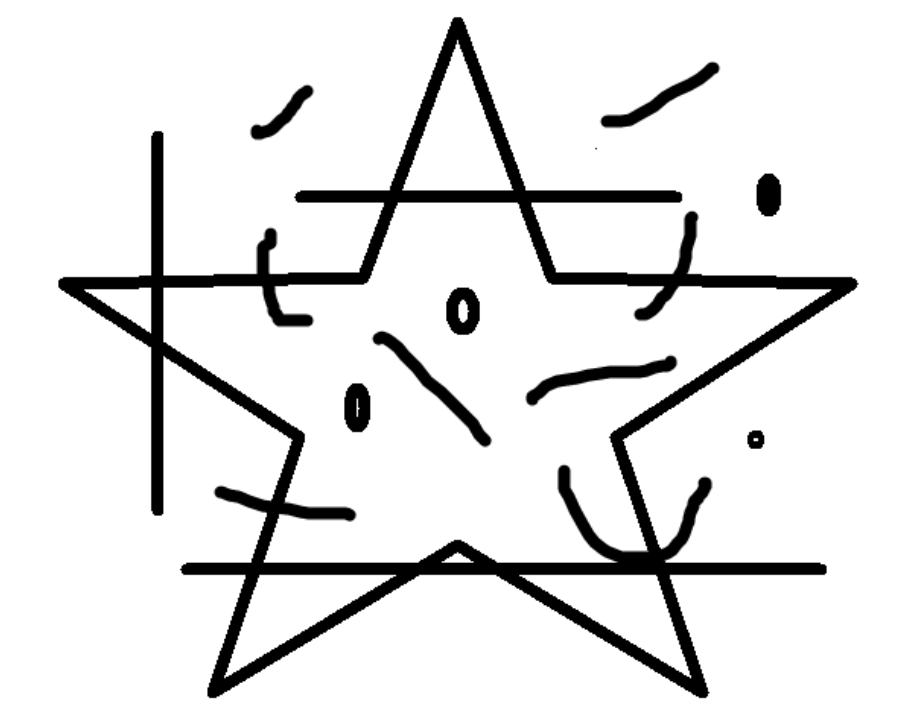
#> input picture src/Ex2/Question3/ex3.png, 897 x 712 px
$ python 3a.py
#> lines starting #> are read from the running program, lines starting #| are printed output that depends on the picture; after the words box and inside, x2 and y2 are one past the last pixel; in counts of white or black regions, pixels touching at a corner belong together
# star_morph_only_with_horizontal_v2.py
# Morphology-only: DIAGONAL + HORIZONTAL edges (2-end gating) + REMOVE inner strokes using largest CC.

import cv2 as cv
import numpy as np
import os

P = dict(
    # Binarize
    blur_k=5,

    # DIAGONAL: line-opening
    angle_step = 3,
    len_ratio = 0.18,        # SE length for diagonal edges
    thick = 3,               # kernel thickness & for redrawing
    diag_min_deg = 15,       # diagonal angle range
    diag_max_deg = 75,

    # Small closing for diagonals
    close_gap = 3,

    # HORIZONTAL: long opening + shape filtering + 2-end gating
    horiz_len_ratio = 0.25,
    min_horiz_len_ratio = 0.22,
    max_horiz_thick_ratio = 0.03,
    anchor_dilate_ratio = 0.02,

    # CC filtering
    keep_only_largest_cc = True,  # << turn on to remove inner strokes
    min_area_ratio = 0.12,        # if you want to keep >1 CC, use ratio based on the largest CC
)

# ---------- helper functions ----------

# Create disk-shaped SE with radius r
def diskSE(r: int) -> np.ndarray:
    r = max(1, int(r))
    return cv.getStructuringElement(cv.MORPH_ELLIPSE, (2*r+1, 2*r+1))

# Create line kernel of length L, thickness t, angle ang_deg (degrees)
def line_kernel(L: int, t: int, ang_deg: float) -> np.ndarray:
    L = max(5, int(L)); t = max(1, int(t))
    k = L + 2*t + 2
    ker = np.zeros((k, k), np.uint8)
    c = k // 2
    rad = np.deg2rad(ang_deg)
    dx, dy = np.cos(rad)*(L/2), np.sin(rad)*(L/2)
    x1, y1 = int(round(c - dx)), int(round(c - dy))
    x2, y2 = int(round(c + dx)), int(round(c + dy))
    cv.line(ker, (x1, y1), (x2, y2), 255, thickness=t)
    return (ker > 0).astype(np.uint8)

# Check if angle a is in range [amin, amax] (degrees), considering both directions
def in_diag(a: float, amin: float, amax: float) -> bool:
    a = abs(a)
    return (amin <= a <= amax) or (amin <= (180 - a) <= amax)

# Find left-right extreme endpoints of CC in the mask
def cc_extreme_endpoints(mask_cc: np.ndarray):
    contours, _ = cv.findContours(mask_cc, cv.RETR_EXTERNAL, cv.CHAIN_APPROX_NONE)
    if not contours: return None, None
    pts = contours[0].reshape(-1, 2)
    iL, iR = np.argmin(pts[:,0]), np.argmax(pts[:,0])
    return tuple(pts[iL]), tuple(pts[iR])

# Keep the largest CC or CCs with area >= ratio compared to the largest CC
def keep_largest_or_by_ratio(mask: np.ndarray, keep_only_largest=True, min_area_ratio=0.1):
    fg = (mask > 0).astype(np.uint8)
    # FIX ERROR 69: Add keyword connectivity=8
    num, labels, stats, _ = cv.connectedComponentsWithStats(fg, connectivity=8)
    if num <= 1: return mask
    areas = stats[1:, cv.CC_STAT_AREA]
    max_area = areas.max()
    out = np.zeros_like(fg)
    for i in range(1, num):
        if keep_only_largest and stats[i, cv.CC_STAT_AREA] != max_area:
            continue
        if not keep_only_largest and stats[i, cv.CC_STAT_AREA] < max_area * min_area_ratio:
            continue
        out[labels == i] = 255
    return out

# ---------- main ----------
def main(img_path: str):
    # Read grayscale image
#> called with img_path = 'src/Ex2/Question3/ex3.png'
    src = cv.imread(img_path, cv.IMREAD_GRAYSCALE)
#> src is the input picture: shape (712, 897); min 0, max 255, mean 228.4
    if src is None:
        print(f"Cannot open image: {img_path}")
        return

    # Pre-processing: blur + Otsu thresholding
    # FIX ERROR 91: Cast blur_k to int
    blur_k = int(P["blur_k"])
    blur = cv.GaussianBlur(src, (blur_k, blur_k), 0.0)
    _, bin_inv = cv.threshold(blur, 0, 255, cv.THRESH_BINARY_INV | cv.THRESH_OTSU)
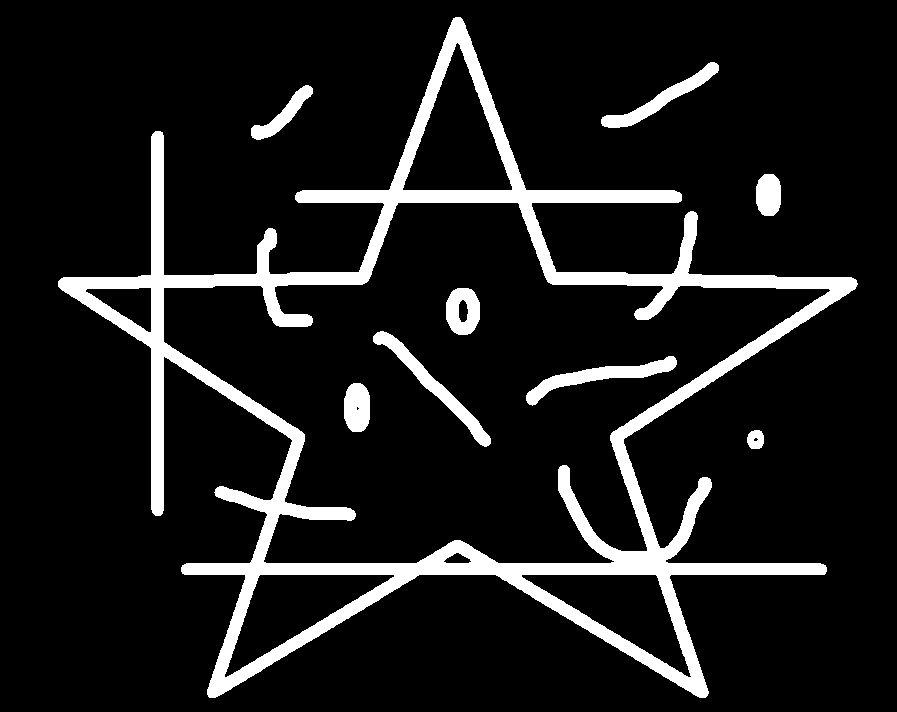
#> bin_inv: shape (712, 897); 10.7% white; 9 white regions, largest, box (x1, y1, x2, y2) and area: (58, 17, 858, 698) 58227, (373, 331, 491, 447) 1967, (526, 356, 677, 406) 1964

    # Image dimensions
    h, w = bin_inv.shape[:2]
#> h = 712; w = 897
    base = min(h, w)
#> base = 712

    # 1) FIND AND FILTER DIAGONAL EDGES
    L_open = max(25, int(P["len_ratio"] * base))
#> L_open = 128
    accum_diag = np.zeros_like(bin_inv)

    # FIX ERROR 101: Cast angle_step to int in range function
    for ang in range(0, 180, int(P["angle_step"])):
        if not in_diag(ang, float(P["diag_min_deg"]), float(P["diag_max_deg"])):
            continue
        # FIX ERROR 104: Cast thick to int
        ker = line_kernel(L_open, int(P["thick"]), ang)
        opened = cv.morphologyEx(bin_inv, cv.MORPH_OPEN, ker)
        accum_diag = cv.bitwise_or(accum_diag, opened)
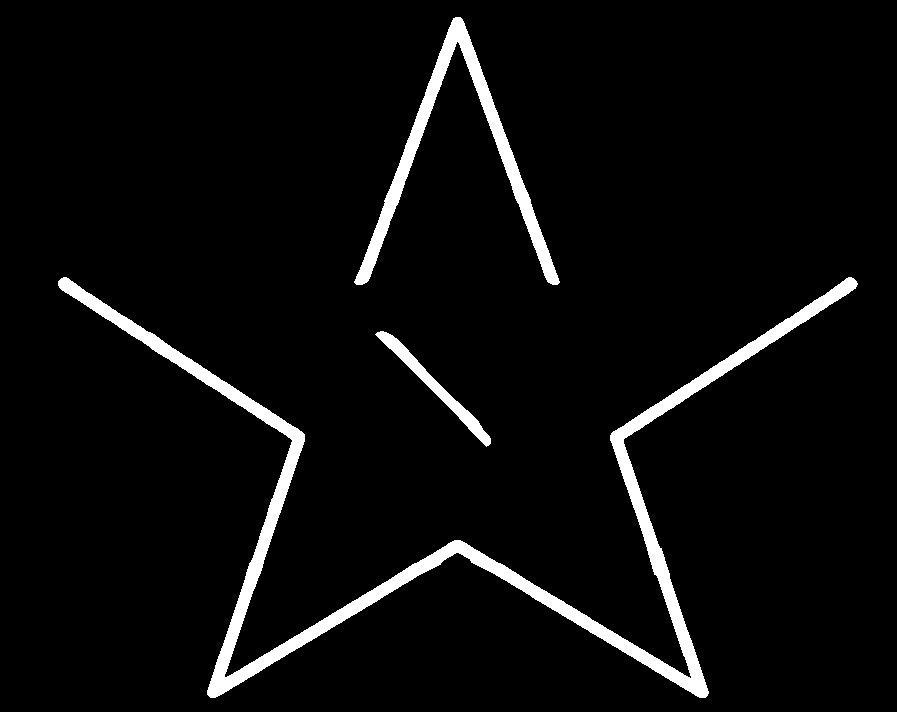
#> accum_diag: shape (712, 897); 4.6% white; 3 white regions, box (x1, y1, x2, y2) and area: (58, 277, 858, 698) 20656, (354, 17, 560, 285) 6858, (375, 331, 491, 447) 1691

    # FIX ERROR 107: Cast close_gap to int
    diag_mask = cv.morphologyEx(accum_diag, cv.MORPH_CLOSE, diskSE(int(P["close_gap"])))
#> diag_mask: shape (712, 897); 4.6% white; 3 white regions, box (x1, y1, x2, y2) and area: (58, 277, 858, 698) 20690, (354, 17, 560, 285) 6884, (375, 331, 491, 447) 1691

    # Anchor from diagonals (slight dilation) to check horizontal endpoints
    anchor_r = max(2, int(P["anchor_dilate_ratio"] * base))
#> anchor_r = 14
    diag_anchor = cv.dilate(diag_mask, diskSE(anchor_r), iterations=1)
#> diag_anchor: shape (712, 897); 15.3% white; 3 white regions, box (x1, y1, x2, y2) and area: (44, 263, 872, 712) 67886, (340, 3, 574, 299) 23117, (361, 317, 505, 461) 6992

    # 2) FIND AND FILTER HORIZONTAL EDGES
    Lh = max(30, int(P["horiz_len_ratio"] * base))
#> Lh = 178
    horiz_open = cv.morphologyEx(bin_inv, cv.MORPH_OPEN,
                                 cv.getStructuringElement(cv.MORPH_RECT, (Lh, 1)))
#> horiz_open: shape (712, 897); 3% white; 4 white regions, box (x1, y1, x2, y2) and area: (182, 563, 828, 575) 7722, (296, 190, 683, 203) 4990, (545, 275, 859, 286) 3161, (59, 275, 372, 286) 3159

    # Shape filtering + 2-end gating
    min_w = max(25, int(P["min_horiz_len_ratio"] * base))
#> min_w = 156
    max_th = max(2,  int(P["max_horiz_thick_ratio"] * base))
#> max_th = 21
    fgH = (horiz_open > 0).astype(np.uint8)

    # FIX ERROR 122: Add keyword connectivity=8
    num, labels, stats, _ = cv.connectedComponentsWithStats(fgH, connectivity=8)
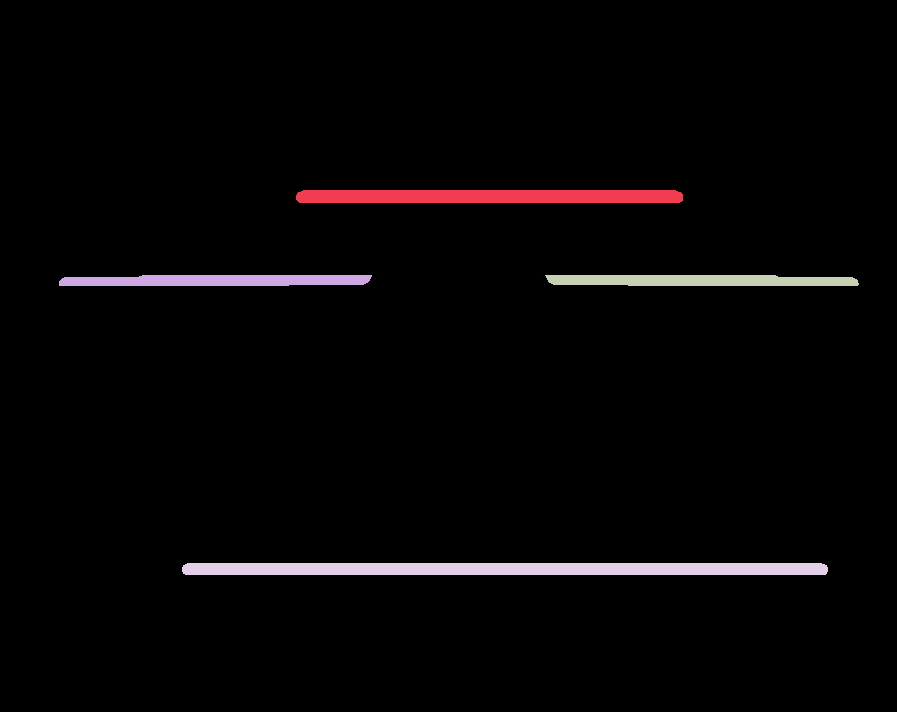
#> labels: shape (712, 897) int32; 5 distinct labels, from 0 to 4; one colour per label, 0 black
#> num = 5; stats = [[0, 0, 897, 712, 619632], [296, 190, 387, 13, 4990], [59, 275, 313, 11, 3159], [545, 275, 314, 11, 3161], [182, 563, 646, 12, 7722]]
    horiz_keep = np.zeros_like(fgH)
    for i in range(1, num):
        x, y, bw, bh, area = stats[i]
        if bw < min_w or bh > max_th:
            continue
        comp = (labels == i).astype(np.uint8) * 255
        pL, pR = cc_extreme_endpoints(comp)
        if pL is None:
            continue
        def touches_anchor(p):
            x0 = max(0, p[0]-anchor_r); x1 = min(w, p[0]+anchor_r+1)
            y0 = max(0, p[1]-anchor_r); y1 = min(h, p[1]+anchor_r+1)
            return cv.countNonZero(diag_anchor[y0:y1, x0:x1]) > 0
        if touches_anchor(pL) and touches_anchor(pR):
            horiz_keep = cv.bitwise_or(horiz_keep, comp)
#> this loop made 4 passes
#> (x, y, bw, bh, area, iL in cc_extreme_endpoints, iR in cc_extreme_endpoints, pL) on passes 1, 2, 4: (296, 190, 387, 13, 4990, 8, 398, (296, 195)), (59, 275, 313, 11, 3159, 83, 401, (59, 281)), (182, 563, 646, 12, 7722, 6, 657, (182, 567))
#> (x, y, bw, bh, area, iL in cc_extreme_endpoints, iR in cc_extreme_endpoints, pR) on pass 3: (545, 275, 314, 11, 3161, 0, 316, (858, 284))
#> pass 1, in main, `comp = (labels == i).astype(np.uint8) * 255`:
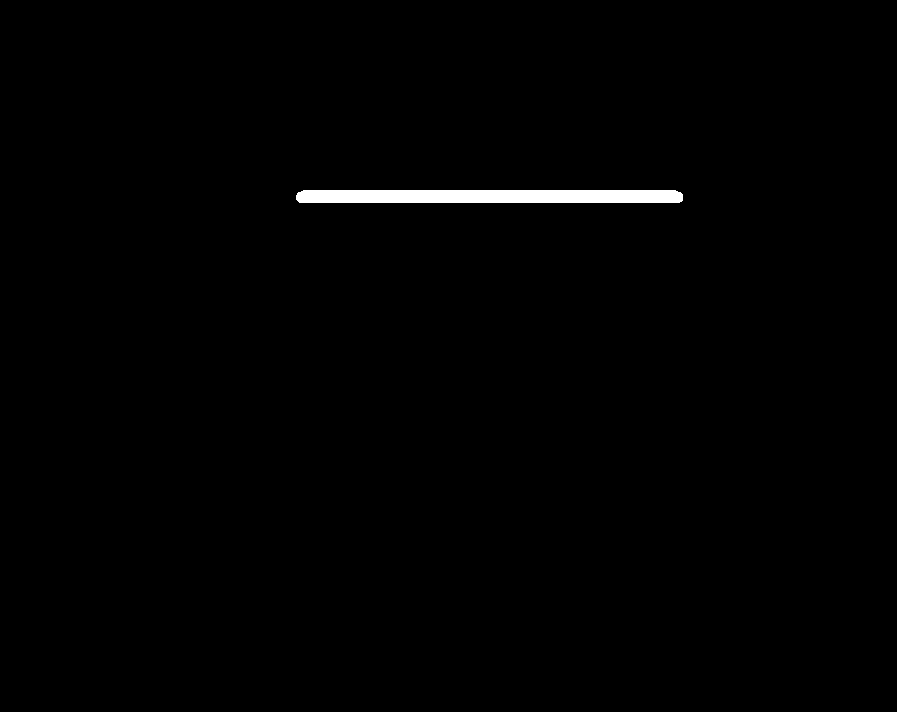
#> comp: shape (712, 897); 0.78% white; 1 white region, box (x1, y1, x2, y2) and area: (296, 190, 683, 203) 4990
#> after the loop:
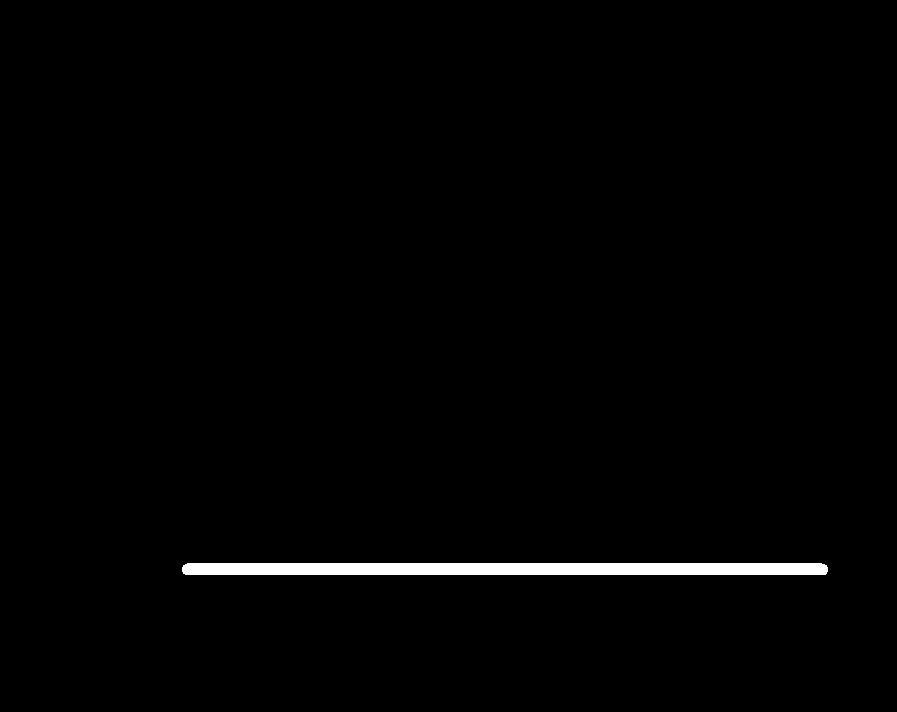
#> comp: shape (712, 897); 1.2% white; 1 white region, box (x1, y1, x2, y2) and area: (182, 563, 828, 575) 7722

    # 3) MERGE + small closing
    merged = cv.bitwise_or(diag_mask, horiz_keep)
#> merged: shape (712, 897); 5.5% white; 2 white regions, box (x1, y1, x2, y2) and area: (58, 17, 859, 698) 33421, (375, 331, 491, 447) 1691

    # FIX ERROR 141: Cast close_gap to int
    clean = cv.morphologyEx(merged, cv.MORPH_CLOSE, diskSE(int(P["close_gap"])))
#> clean: shape (712, 897); 5.5% white; 2 white regions, box (x1, y1, x2, y2) and area: (58, 17, 859, 698) 33461, (375, 331, 491, 447) 1691

    # 4) **REMOVE inner strokes**: keep largest CC (star outline)
    # FIX ERROR 146: Explicitly cast bool and float
    clean = keep_largest_or_by_ratio(
        clean,
        keep_only_largest=bool(P["keep_only_largest_cc"]),
        min_area_ratio=float(P["min_area_ratio"])
    )
#> in keep_largest_or_by_ratio, `num, labels, stats, _ = cv.connectedComponentsWithStats(fg, connectivi..`:
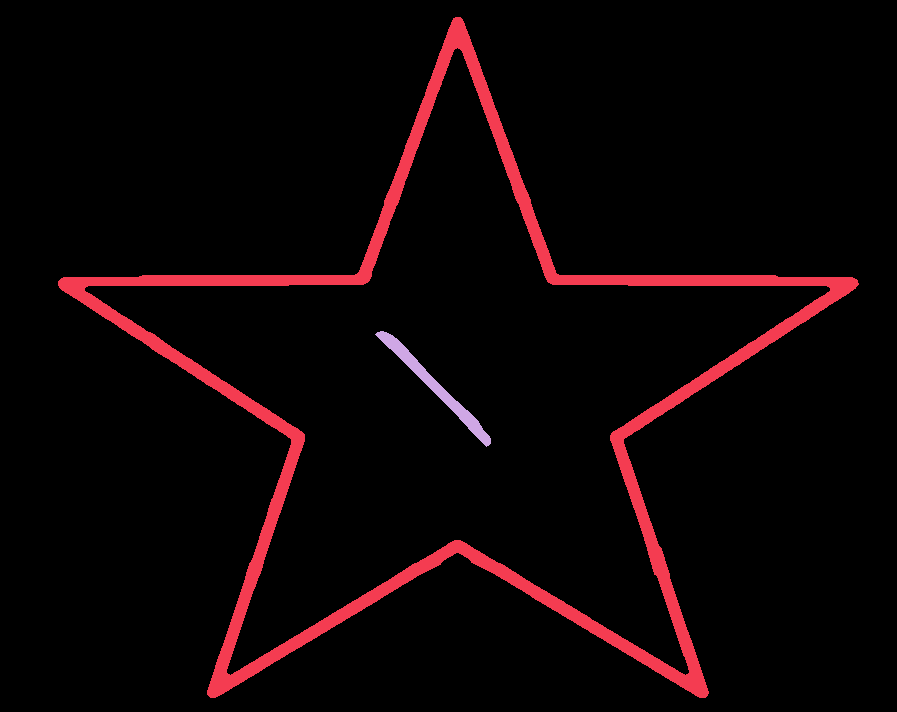
#> labels: shape (712, 897) int32; 3 distinct labels, from 0 to 2; one colour per label, 0 black
#> in keep_largest_or_by_ratio, `num, labels, stats, _ = cv.connectedComponentsWithStats(fg, connectivi..`: num = 3; stats = [[0, 0, 897, 712, 603512], [58, 17, 801, 681, 33461], [375, 331, 116, 116, 1691]]
#> in keep_largest_or_by_ratio, `areas = stats[1:, cv.CC_STAT_AREA]`: areas = [33461, 1691]
#> in keep_largest_or_by_ratio, `max_area = areas.max()`: max_area = 33461
#> after the loop in keep_largest_or_by_ratio, `for i in range(1, num):`:
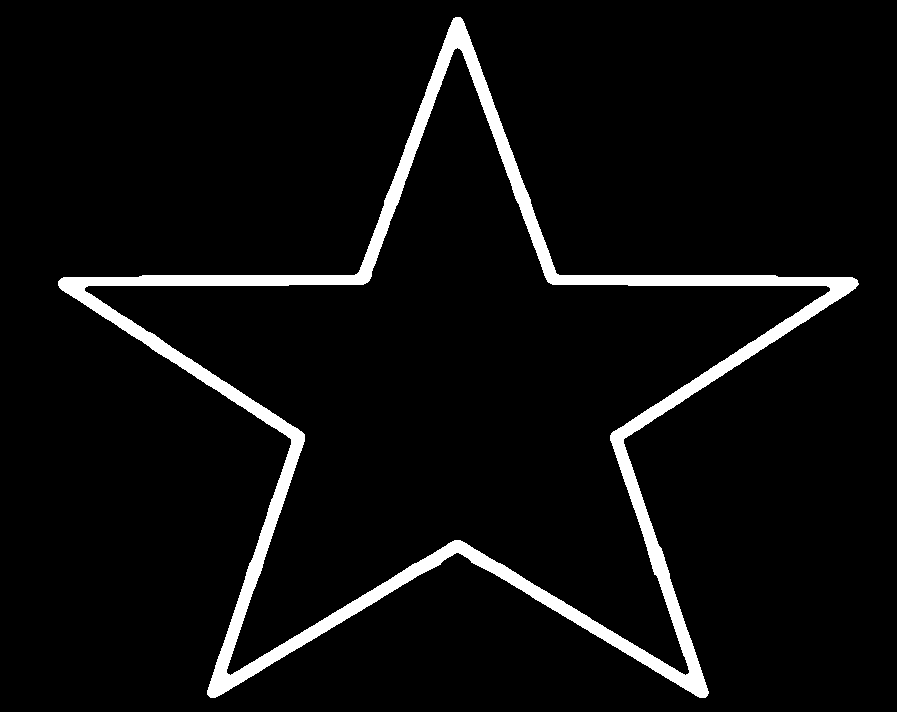
#> out: shape (712, 897); 5.2% white; 1 white region, box (x1, y1, x2, y2) and area: (58, 17, 859, 698) 33461

    result = cv.bitwise_not(clean)

    # Display
    cv.imshow("Input", src)
    cv.imshow("Diagonal mask", diag_mask)
    cv.imwrite("diagonal_mask.png", diag_mask)
    cv.imshow("Accepted horizontals", horiz_keep)
    cv.imwrite("accepted_horizontals.png", horiz_keep)
    cv.imshow("Merged before CC filter", merged)
    cv.imwrite("merged_before_cc_filter.png", merged)
    cv.imshow("Result", result)
    cv.imwrite("star_result.png", result)
    cv.waitKey(0); cv.destroyAllWindows()

if __name__ == "__main__":
    # find PNG files in the same directory
    cur_dir = os.path.dirname(os.path.abspath(__file__))
    png_files = [f for f in os.listdir(cur_dir) if f.lower().endswith(".png")]

    if len(png_files) == 0:
        print("No PNG files found in the directory!")
    else:
        img_path = os.path.join(cur_dir, "ex3.png")
        print(f"Processing file: {img_path}")
        main(img_path)

# Execution order includes the following steps:
# 1. Read image, thresholding, then filter diagonal edges to obtain the "Diagonal mask" image.
# 2. Continue to filter horizontal edges to obtain the "Accepted horizontals" image.
# 3. Merge the 2 images before CC filtering to obtain the "Merged before CC filter" image.
# 4. Finally, perform CC filtering to remove inner redundant strokes of the star to obtain the "Result" image.
